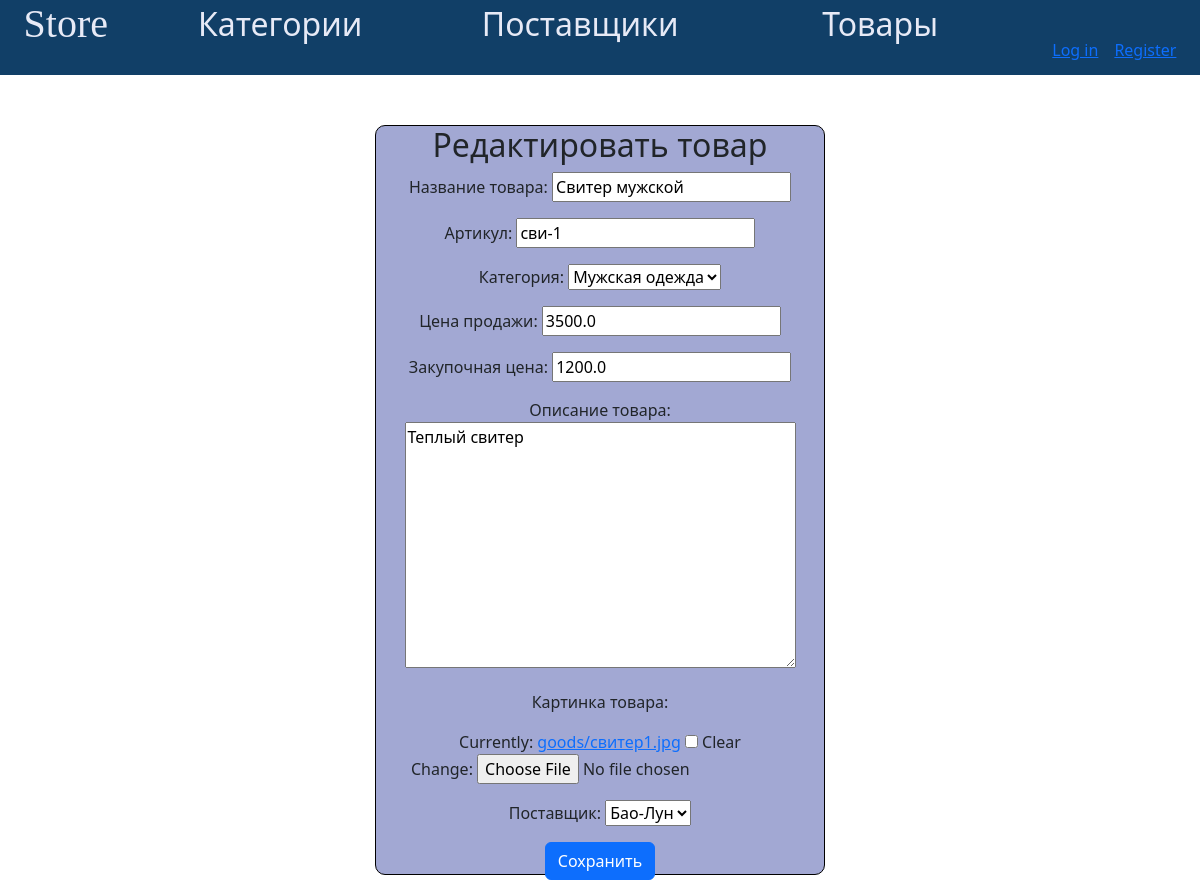
The page /edit_good/1/ on the database its author committed.
### app_store/models.py (models this page shows, shortened)
class Good(models.Model):
    name = models.CharField(max_length=25, db_index=True,
                            verbose_name='название товара')
    part_number = models.CharField(max_length=10, verbose_name='артикул', default='')
    category = models.ForeignKey(GoodCategory, on_delete=models.CASCADE,
                                 verbose_name='категория',
                                 null=True)
    selling_price = models.FloatField(verbose_name='цена продажи')
    purchase_price = models.FloatField(verbose_name='закупочная цена')
    description = models.TextField(verbose_name='описание товара')
    image = models.ImageField(upload_to='goods/',
                              verbose_name='картинка товара',blank=True, null=True)
    quantity = models.IntegerField(verbose_name='кол-во товара', null=True)
    sold_quantity = models.IntegerField(default=0, verbose_name='кол-во продано')
    provider = models.ForeignKey(Provider, on_delete=models.CASCADE, verbose_name='поставщик')
    activity_choices = [
        ('a', 'Aктивный'),
        ('i', 'Стоп-лист')
    ]
    activity_flag = models.CharField(choices=activity_choices, max_length=1,
                                     default='i', verbose_name='флаг активности')
    class Meta:
        db_table = 'good'
        verbose_name = 'товар'
        verbose_name_plural = 'товары'

### app_store/views.py (the view)
# urls.py: path('edit_good/<int:good_id>/', edit_good, name='edit_good'),
def edit_good(request, good_id):
    good = get_object_or_404(Good, pk=good_id)
    if request.method == 'POST':
        form = GoodForm(request.POST, request.FILES, instance=good)
        if form.is_valid():
            form.save()
            return redirect('goods_list')
    else:
        form = GoodForm(instance=good)
    return render(request, 'app_store/edit_good.html', {'form': form, 'good': good})

### app_store/forms.py
class GoodForm(forms.ModelForm):
    class Meta:
        model = Good
        exclude = ['sold_quantity', 'quantity', 'activity_flag']

### app_store/models.py (called while the page is built)
    def __str__(self):
        return f'{self.name}'

    def __str__(self):
        return f'{self.name}'

### app_store/templates/app_store/edit_good.html (shortened to what this page needs)
{% extends 'app_store/base.html' %}
{% load static %}
{% block content %}
    <div class="editGoodContainer">
        <h2>Редактировать товар</h2>
        <form method="post" enctype="multipart/form-data">
            <div class="form-group mb-3">
                {{ form.name.label_tag }}
                {{ form.name }}
            </div>
            <div class="form-group mb-3">
                {{ form.part_number.label_tag }}
                {{ form.part_number }}
            </div>
            <div class="form-group mb-3">
                {{ form.category.label_tag }}
                {{ form.category }}
            </div>
            <div class="form-group mb-3">
                {{ form.selling_price.label_tag }}
                {{ form.selling_price }}
            </div>
            <div class="form-group mb-3">
                {{ form.purchase_price.label_tag }}
                {{ form.purchase_price }}
            </div>
            <div class="form-group mb-3">
                {{ form.description.label_tag }}
                {{ form.description }}
            </div>
            <div class="form-group mb-3">
                <p>{{ form.image.label_tag }}</p>
                {{ form.image }}
            </div>
            <div class="form-group mb-3">
                {{ form.provider.label_tag }}
                {{ form.provider }}
            </div>
            <button type="submit" class="btn btn-primary">Сохранить</button>
        </form>
    </div>
{% endblock %}

### app_store/static/app_store/css/style1.css (style rules this page uses)
body { background-color: #a2a8d3 }
.editGoodContainer { margin: 0 auto; margin-top: 50px; width: 450px; height: 750px; border: 1px solid black; text-align: center; background-color: #a2a8d3; border-radius: 10px; }

### rows shown on the page
Good: name "Свитер мужской", part_number "сви-1", category "Мужская одежда", selling_price "3500.0", purchase_price "1200.0", description "Теплый свитер", provider "Бао-Лун"
